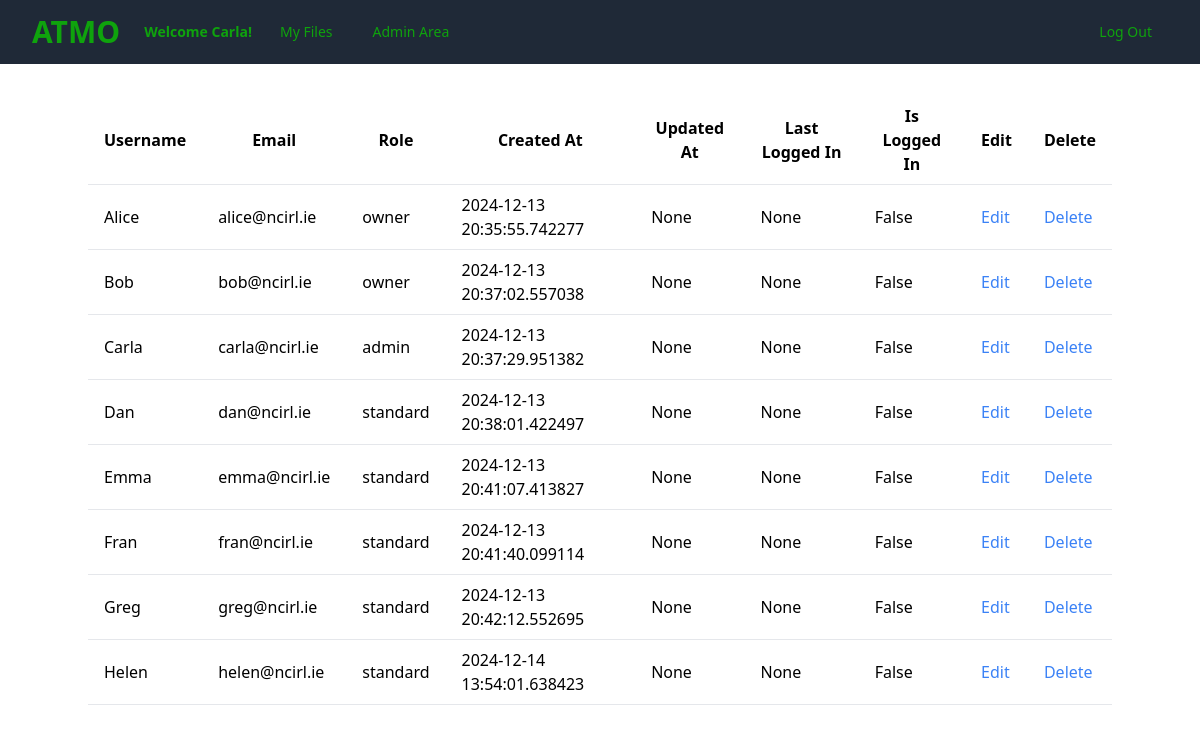
The app's page /admin-area/3 (signed in), older data.
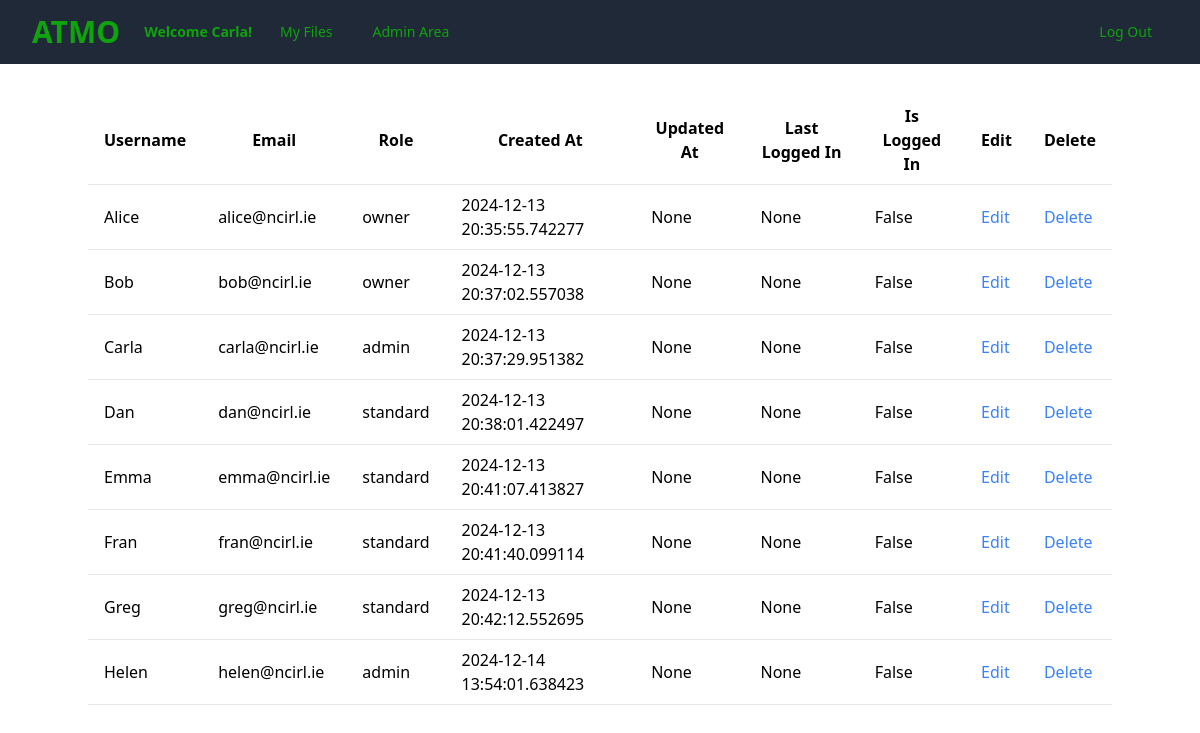
The same page, newer data.
### atmo_db/models.py (models this page shows)
class User(SQLModel, table=True):
    id: int | None = Field(default=None, primary_key=True, index=True)
    username: str
    email: str
    role: str
    created_at: datetime | None = Field(default_factory=lambda: datetime.now(timezone.utc))
    updated_at: datetime | None = None
    last_login: datetime | None = None
    is_logged_in: bool | None = Field(default=False)
    audio_files: list['Audio_File'] | None = Relationship(back_populates='user')
    password: str

### routers/admin.py (the view)
@router.get("/admin-area/{user_id}")
async def list_users(request: Request,
                     user_id: int,
                     token_decoded_data: dict = Depends(authorise_access),
                     session: Session = Depends(get_session)):
    token_user_id = token_decoded_data['id']
    if token_user_id != user_id:
        raise HTTPException(status_code=401, detail="401 Unauthorised Access")
    statement = select(User).where(User.id == token_user_id)
    user = session.exec(statement).first()
    role = user.role
    username = user.username
    if role not in ['admin', 'owner']:
        raise HTTPException(status_code=401, detail="403 Forbidden")
    users_dict = {}
    statement = select(User)
    results = session.exec(statement)
    users = results.all()
    users_dict.update({"users": users, f"{role}": role, "username": username})
    return templates.TemplateResponse("admin-area.html", {"request": request, **users_dict})

### templates/admin-area.html (shortened to what this page needs)
<!DOCTYPE html>
<html lang="en">
<head>
    <script src="https:cdn.tailwindcss.com"></script>
</head>
<body>
    {% include 'navbar.html' %}
    {% include 'admin-list-view.html' %}
</body>
</html>

### templates/admin-list-view.html
<body>
    <div class="container mx-auto mt-8">
        <table class="min-w-full bg-white">
            <thead>
                <tr>
                    <th class="py-2 px-4 border-b">Username</th>
                    <th class="py-2 px-4 border-b">Email</th>
                    <th class="py-2 px-4 border-b">Role</th>
                    <th class="py-2 px-4 border-b">Created At</th>
                    <th class="py-2 px-4 border-b">Updated At</th>
                    <th class="py-2 px-4 border-b">Last Logged In</th>
                    <th class="py-2 px-4 border-b">Is Logged In</th>
                    <th class="py-2 px-4 border-b">Edit</th>
                    <th class="py-2 px-4 border-b">Delete</th>
                </tr>
            </thead>
            <tbody>
                {% for user in users %}
                <tr>
                    <td class="py-2 px-4 border-b">{{ user['username'] }}</td>
                    <td class="py-2 px-4 border-b">{{ user['email'] }}</td>
                    <td class="py-2 px-4 border-b">{{ user['role'] }}</td>
                    <td class="py-2 px-4 border-b">{{ user['created_at'] }}</td>
                    <td class="py-2 px-4 border-b">{{ user['updated_at'] }}</td>
                    <td class="py-2 px-4 border-b">{{ user['last_login'] }}</td>
                    <td class="py-2 px-4 border-b">{{ user['is_logged_in'] }}</td>
                    <td class="py-2 px-4 border-b"><a href="/edit-user/{{user.id}}" class="text-blue-500">Edit</a></td>
                    <td class="py-2 px-4 border-b"><a href="/delete-user/{{user.id}}" class="text-blue-500">Delete</a></td>
                </tr>
                {% endfor %}
        </table>
    </div>
</body>

Row changes from the older to the newer data that the page shows:
changed User "Helen": role "standard" → "admin"
